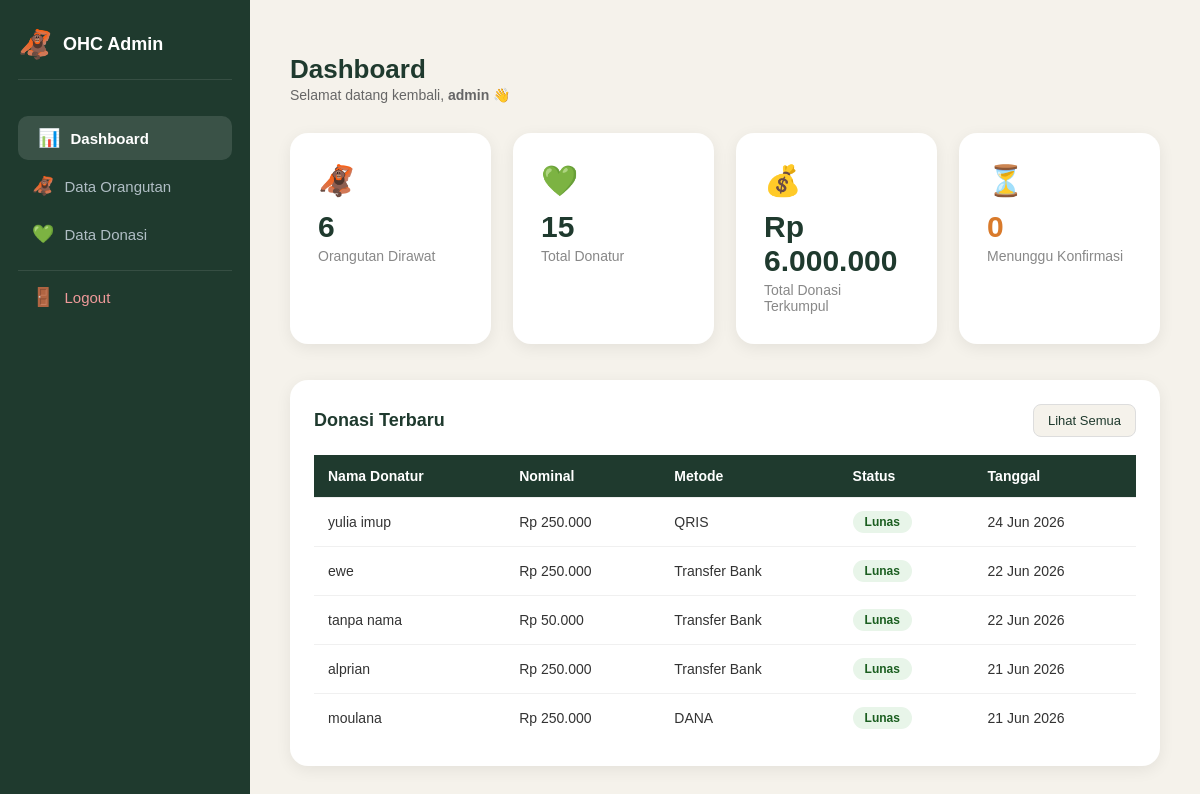
The page /orangutan_haven_care/admin/dashboard.php (signed in) on the database its author committed.
### tables this page shows
CREATE TABLE `donasi` (
  `id_donasi` int(11) NOT NULL,
  `nama_donatur` varchar(100) NOT NULL,
  `email` varchar(100) DEFAULT NULL,
  `no_hp` varchar(20) DEFAULT NULL,
  `no_ewallet` varchar(20) DEFAULT NULL,
  `no_rekening` varchar(30) DEFAULT NULL,
  `nominal` decimal(12,2) NOT NULL,
  `metode_pembayaran` varchar(50) DEFAULT NULL,
  `pesan` text DEFAULT NULL,
  `bukti_bayar` varchar(255) DEFAULT NULL,
  `status` enum('pending','lunas','ditolak') DEFAULT 'pending',
  `tanggal_donasi` timestamp NOT NULL DEFAULT current_timestamp()
);

### orangutan_haven_care/admin/dashboard.php (the view, shortened to what this page needs)
<?php
include '../config/koneksi.php';
$jumlah_orangutan = mysqli_fetch_assoc(mysqli_query($conn, "SELECT COUNT(*) AS total FROM orangutan"))['total'];
$jumlah_donatur   = mysqli_fetch_assoc(mysqli_query($conn, "SELECT COUNT(*) AS total FROM donasi"))['total'];
$total_donasi     = mysqli_fetch_assoc(mysqli_query($conn, "SELECT SUM(nominal) AS total FROM donasi"))['total'] ?? 0;
$donasi_pending   = mysqli_fetch_assoc(mysqli_query($conn, "SELECT COUNT(*) AS total FROM donasi WHERE status = 'pending'"))['total'];
$donasi_terbaru = mysqli_query($conn, "SELECT * FROM donasi ORDER BY tanggal_donasi DESC LIMIT 5");
?>
<!DOCTYPE html>
<html lang="id">
<head>
    <link rel="stylesheet" href="../assets/css/style.css">
</head>
<body>
<div class="admin-container">
    <?php include 'sidebar.php'; ?>
    <div class="main-content">
        <div class="topbar">
            <div>
                <h1>Dashboard</h1>
                <p>Selamat datang kembali, <b><?= htmlspecialchars($_SESSION['admin']); ?></b> 👋</p>
            </div>
        </div>
        <div class="dashboard-cards">
            <div class="card">
                <div class="card-icon">🦧</div>
                <h2><?= $jumlah_orangutan; ?></h2>
                <p>Orangutan Dirawat</p>
            </div>
            <div class="card">
                <div class="card-icon">💚</div>
                <h2><?= $jumlah_donatur; ?></h2>
                <p>Total Donatur</p>
            </div>
            <div class="card">
                <div class="card-icon">💰</div>
                <h2>Rp <?= number_format($total_donasi, 0, ',', '.'); ?></h2>
                <p>Total Donasi Terkumpul</p>
            </div>
            <div class="card card-warning">
                <div class="card-icon">⏳</div>
                <h2><?= $donasi_pending; ?></h2>
                <p>Menunggu Konfirmasi</p>
            </div>
        </div>
        <div class="table-section">
            <div class="table-header">
                <h3>Donasi Terbaru</h3>
                <a href="data_donasi.php" class="admin-btn-sm">Lihat Semua</a>
            </div>
            <table class="admin-table">
                <thead>
                    <tr>
                        <th>Nama Donatur</th>
                        <th>Nominal</th>
                        <th>Metode</th>
                        <th>Status</th>
                        <th>Tanggal</th>
                    </tr>
                </thead>
                <tbody>
                <?php while($row = mysqli_fetch_assoc($donasi_terbaru)): ?>
                    <tr>
                        <td><?= htmlspecialchars($row['nama_donatur']); ?></td>
                        <td>Rp <?= number_format($row['nominal'], 0, ',', '.'); ?></td>
                        <td><?= htmlspecialchars($row['metode_pembayaran']); ?></td>
                        <td>
                            <span class="badge-status <?= $row['status']; ?>">
                                <?= ucfirst($row['status']); ?>
                            </span>
                        </td>
                        <td><?= date('d M Y', strtotime($row['tanggal_donasi'])); ?></td>
                    </tr>
                <?php endwhile; ?>
                </tbody>
            </table>
        </div>
    </div>
</div>
</body>
</html>

### orangutan_haven_care/assets/css/style.css (style rules this page uses)
html { scroll-behavior: smooth; }
* { margin: 0; padding: 0; box-sizing: border-box; }
body { background-color: #F5F2EB; font-family: Arial, sans-serif; color: #333; }
.admin-container { display: flex; min-height: 100vh; background-color: #f4f6f9; }
.main-content { margin-left: 260px; padding: 40px; min-height: 100vh; background-color: #F5F2EB; }
.dashboard-cards { display: flex; gap: 30px; flex-wrap: wrap; }
.card { width: 260px; background: white; padding: 35px; border-radius: 20px; box-shadow: 0 5px 20px rgba(0,0,0,0.08); }
.admin-table { width: 100%; border-collapse: collapse; background: white; }
.admin-table th, .admin-table td { padding: 15px; border-bottom: 1px solid #eee; }
.admin-table th { background: #1F3A2E; color: white; }
.main-content { margin-left: 260px; padding: 40px; width: calc(100% - 260px); }
.admin-table { width: 100%; }
*, *::before, *::after { margin: 0; padding: 0; box-sizing: border-box; }
.admin-container { display: flex; min-height: 100vh; }
.main-content { margin-left: 250px; padding: 36px 40px; min-height: 100vh; background: #F5F2EB; width: calc(100% - 250px); }
.topbar { display: flex; justify-content: space-between; align-items: center; margin-bottom: 30px; flex-wrap: wrap; gap: 12px; }
.topbar h1 { font-size: 26px; color: #1F3A2E; }
.topbar p { color: #666; font-size: 14px; margin-top: 2px; }
.dashboard-cards { display: flex; gap: 22px; flex-wrap: wrap; margin-bottom: 36px; }
.card { flex: 1; min-width: 200px; background: white; padding: 30px 28px; border-radius: 18px; box-shadow: 0 4px 16px rgba(0,0,0,0.07); }
.card-icon { font-size: 30px; margin-bottom: 12px; }
.card h2 { font-size: 30px; color: #1F3A2E; margin-bottom: 4px; }
.card p { color: #888; font-size: 14px; }
.card-warning h2 { color: #D97A2B; }
.table-section { background: white; border-radius: 18px; padding: 24px; box-shadow: 0 4px 16px rgba(0,0,0,0.07); }
.table-header { display: flex; justify-content: space-between; align-items: center; margin-bottom: 18px; }
.table-header h3 { font-size: 18px; color: #1F3A2E; }
.admin-table { width: 100%; border-collapse: collapse; }
.admin-table thead tr { background: #1F3A2E; }
.admin-table th { padding: 13px 14px; color: white; font-size: 14px; text-align: left; }
.admin-table td { padding: 13px 14px; border-bottom: 1px solid #f0f0f0; font-size: 14px; vertical-align: middle; }
.admin-table tbody tr:last-child td { border-bottom: none; }
.admin-btn-sm { display: inline-block; background: #F5F2EB; color: #1F3A2E; padding: 8px 14px; border-radius: 8px; text-decoration: none; font-size: 13px; border: 1px solid #ddd; transition: 0.2s; }
.badge-status { display: inline-block; padding: 4px 12px; border-radius: 20px; font-size: 12px; font-weight: bold; }
.badge-status.lunas { background: #e8f5e9; color: #1b5e20; }

### rows shown on the page
donasi: nama_donatur "yulia imup", nominal "250.000", metode_pembayaran "QRIS", status "Lunas", tanggal_donasi "24 Jun 2026"
donasi: nama_donatur "ewe", nominal "250.000", metode_pembayaran "Transfer Bank", status "Lunas", tanggal_donasi "22 Jun 2026"
donasi: nama_donatur "tanpa nama", nominal "50.000", metode_pembayaran "Transfer Bank", status "Lunas", tanggal_donasi "22 Jun 2026"
donasi: nama_donatur "alprian", nominal "250.000", metode_pembayaran "Transfer Bank", status "Lunas", tanggal_donasi "21 Jun 2026"
donasi: nama_donatur "moulana", nominal "250.000", metode_pembayaran "DANA", status "Lunas", tanggal_donasi "21 Jun 2026"

### other values the page prints
$_SESSION['admin'] "admin"
$jumlah_orangutan "6"
$jumlah_donatur "15"
$total_donasi "6.000.000"
$donasi_pending "0"
